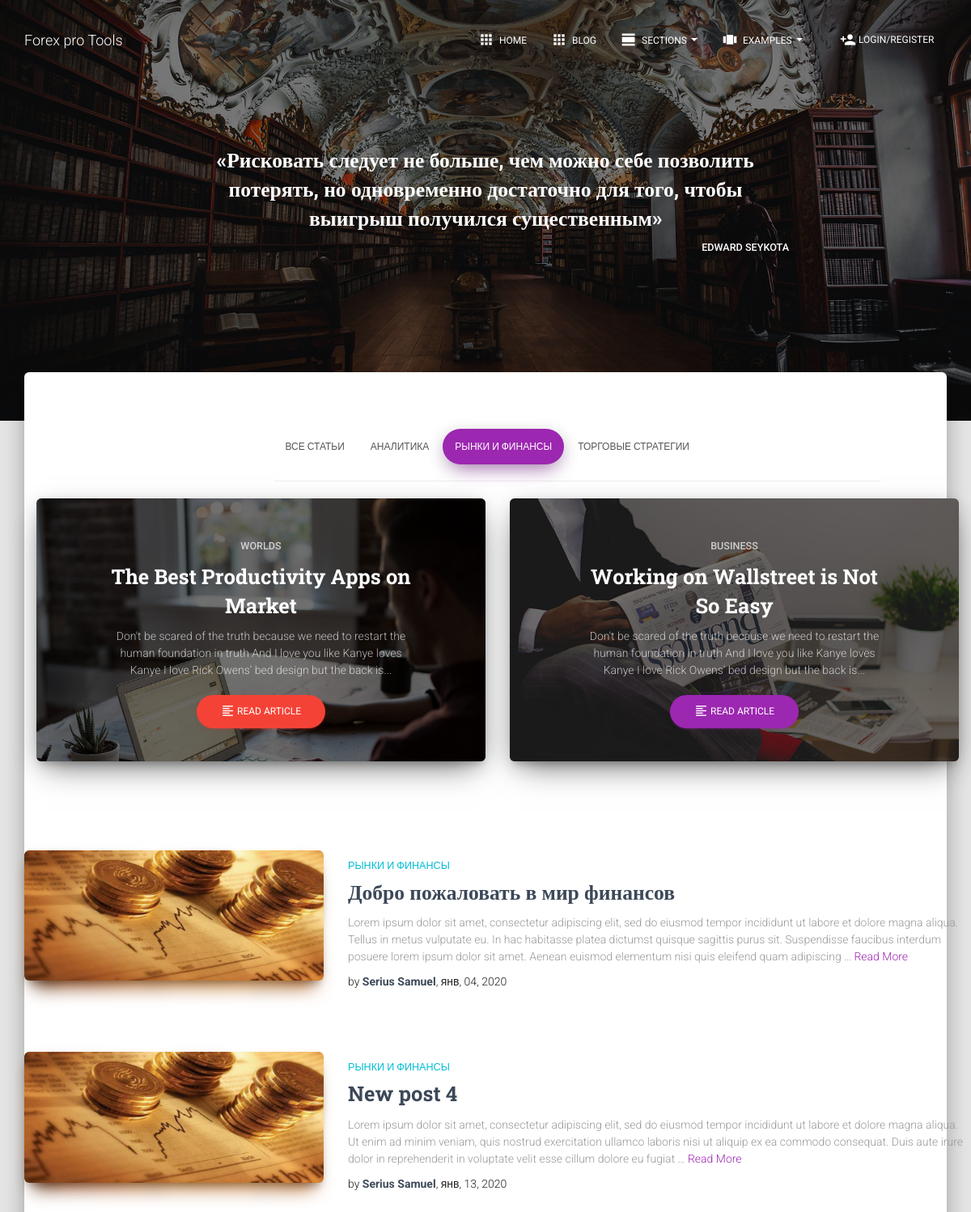
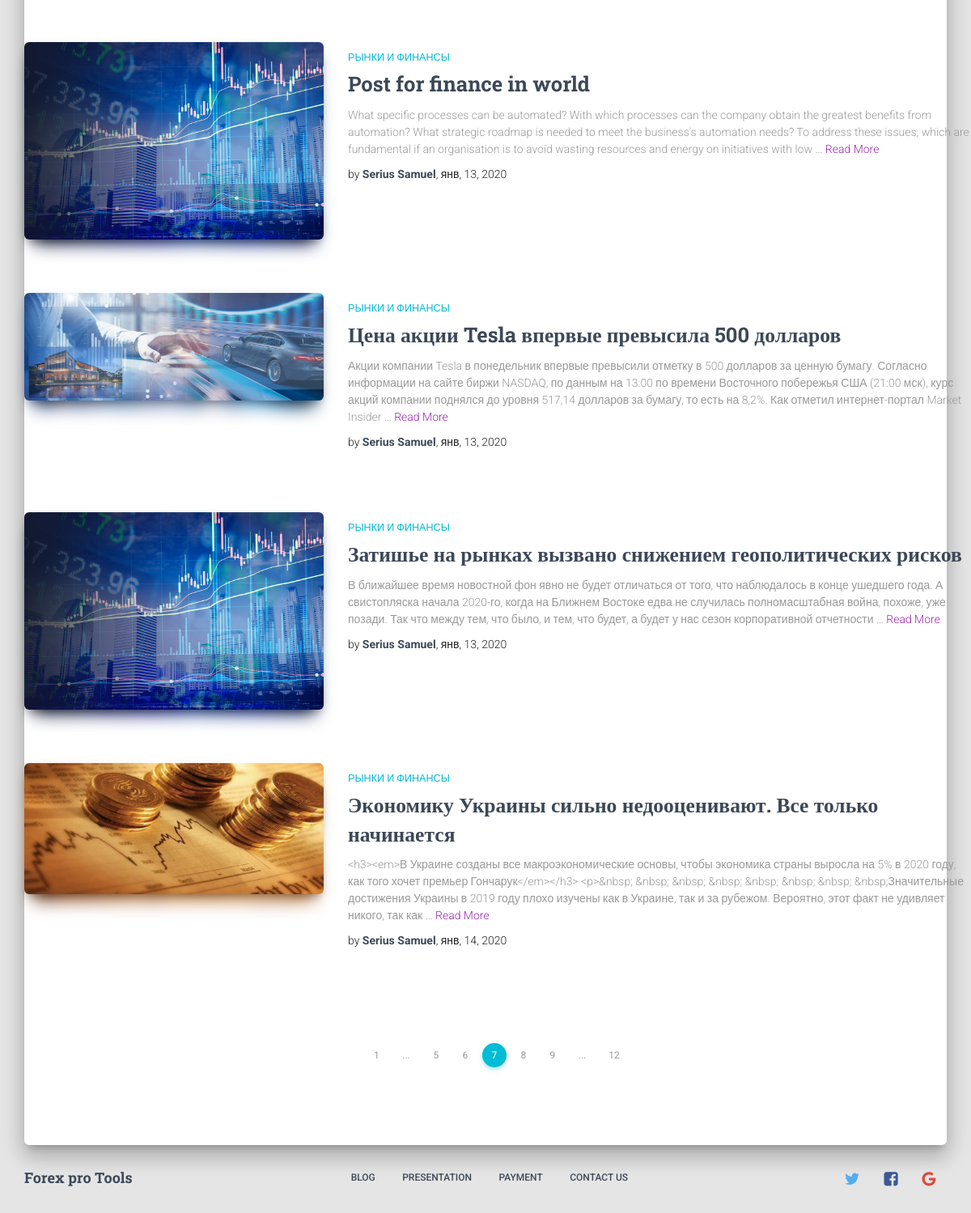
Page /blog/markets-and-finance on the committed database (2 pictures, top to bottom).
### blog/models.py (models this page shows, shortened)
class Category(models.Model):
    name = models.CharField(max_length=150, verbose_name='Имя категории')
    slug = models.SlugField(unique=True, verbose_name='Ссылка категории')
    def get_absolute_url(self):
        return reverse('category_detail', kwargs={'slug': self.slug})
    class Meta:
        verbose_name = 'Категория'
        verbose_name_plural = 'Категории'

class Post(models.Model):
    title = models.CharField(max_length=150, verbose_name='Заголовок статьи')
    slug = models.SlugField(unique=True, blank=True, verbose_name='Ссылка')
    category = models.ForeignKey(Category, on_delete=models.CASCADE, verbose_name='Категория')
    author = models.ForeignKey(User, on_delete=models.CASCADE, verbose_name='Автор поста')
    image_post = models.ImageField(default='post_img/default_post.jpg', upload_to='post_img',
                                   verbose_name='Изображение поста')
    content = RichTextUploadingField(max_length=None, verbose_name='Текст статьи')
    pub_date = models.DateTimeField(auto_now_add=True, verbose_name='Дата публикации')
    likes = models.PositiveIntegerField(default=0, verbose_name='Нравится')
    dislikes = models.PositiveIntegerField(default=0, verbose_name='Не нравится')
    comments = GenericRelation('Comment')
    def get_absolute_url(self):
        return reverse('post_detail', kwargs={'category': self.category.slug, 'slug': self.slug})
    class Meta:
        verbose_name = 'Статья'
        verbose_name_plural = 'Статьи'

### blog/views.py (the view)
# urls.py: path('<slug:slug>', CategoryDetailView.as_view(), name='category_detail')
class CategoryDetailView(DetailView):
    model = Category
    slug_field = 'slug'
    def get_context_data(self, *args, object_list=None, **kwargs):
        context = super().get_context_data(*args, **kwargs)
        context['categories'] = self.model.objects.all()
        context['posts'] = self.get_object().post_set.all()
        return context

### templates/blog/category_detail.html (shortened to what this page needs)
{% extends 'base.html' %}
{% load static %}
{% block content %}
    <div class="section">
        <div class="row">
            <div class="col-md-8 col-md-offset-3 text-center">
                <ul class="nav nav-pills nav-pills-primary">
                    <li><a href="{% url 'post_list' %}">Все статьи</a></li>
                    {% for category in categories %}
                        <li><a href="{{ category.get_absolute_url }}">{{ category.name }}</a></li>
                    {% endfor %}
                </ul>
                <hr>
            </div>
        </div>
        <div class="row">
            <div class="col-md-6">
                <div class="card card-raised card-background"
                     style="background-image: url('../assets/img/examples/office2.jpg')">
                    <div class="card-content">
                        <h6 class="category text-info">Worlds</h6>
                        <a href="#pablo">
                            <h3 class="card-title">The Best Productivity Apps on Market</h3>
                        </a>
                        <p class="card-description">
                            Don't be scared of the truth because we need to restart the human foundation in truth And I
                            love you like Kanye loves Kanye I love Rick Owens’ bed design but the back is...
                        </p>
                        <a href="#pablo" class="btn btn-danger btn-round">
                            <i class="material-icons">format_align_left</i> Read Article
                        </a>
                    </div>
                </div>
            </div>
            <div class="col-md-6">
                <div class="card card-raised card-background"
                     style="background-image: url('../assets/img/examples/blog8.jpg')">
                    <div class="card-content">
                        <h6 class="category text-info">Business</h6>
                        <h3 class="card-title">Working on Wallstreet is Not So Easy</h3>
                        <p class="card-description">
                            Don't be scared of the truth because we need to restart the human foundation in truth And I
                            love you like Kanye loves Kanye I love Rick Owens’ bed design but the back is...
                        </p>
                        <a href="#pablo" class="btn btn-primary btn-round">
                            <i class="material-icons">format_align_left</i> Read Article
                        </a>
                    </div>
                </div>
            </div>
        </div>
        <div class="row">
            <div class="blogs-3">
                <div class="container">
                    <div class="row">
                        {% for post in posts %}
                            <div class="card card-plain card-blog">
                                <div class="row">
                                    <div class="col-md-4">
                                        <div class="card-image">
                                            <img class="img img-raised" src="{{ post.image_post.url }}"/>
                                        </div>
                                    </div>
                                    <div class="col-md-8">
                                        <h6 class="category text-info">{{ post.category.name }}</h6>
                                        <h3 class="card-title">
                                            <a href="{{ post.get_absolute_url }}">{{ post.title }}</a>
                                        </h3>
                                        <p class="card-description">
                                            {{ post.content|truncatewords:50 }}
                                            <a
                                                    href="{{ post.get_absolute_url }}"> Read More </a>
                                        </p>
                                        <p class="author">
                                            by <a
                                                href=""><b>{{ post.author.get_full_name }}</b></a>, {{ post.pub_date|date:'b, d, Y' }}
                                    </div>
                                </div>
                            </div>
                        {% endfor %}
                    </div>
                </div>
            </div>
        </div>
        <div class="row text-center">
            <ul class="pagination pagination-info">
                <li><a href="javascript:void(0);">1</a></li>
                <li><a href="javascript:void(0);">...</a></li>
                <li><a href="javascript:void(0);">5</a></li>
                <li><a href="javascript:void(0);">6</a></li>
                <li class="active"><a href="javascript:void(0);">7</a></li>
                <li><a href="javascript:void(0);">8</a></li>
                <li><a href="javascript:void(0);">9</a></li>
                <li><a href="javascript:void(0);">...</a></li>
                <li><a href="javascript:void(0);">12</a></li>
            </ul>
        </div>
    </div>
{% endblock %}

### rows in the picture
Category: name "АНАЛИТИКА"
Category: name "РЫНКИ И ФИНАНСЫ"
Category: name "ТОРГОВЫЕ СТРАТЕГИИ"
Post: image_post (placeholder picture), category.name "РЫНКИ И ФИНАНСЫ", title "Добро пожаловать в мир финансов", content "Lorem ipsum dolor sit amet, consectetur adipiscing elit, sed do eiusmod tempor incididunt ut labore et dolore magna aliqua. Tellus in metus vulputate eu. In hac habitasse platea dictumst quisque sagittis purus sit. Suspendisse faucibus interdum posuere lorem ipsum dolor sit amet. Aenean euismod elementum nisi quis eleifend quam adipiscing …", author.get_full_name "Serius Samuel", pub_date "янв, 04, 2020"
Post: image_post (placeholder picture), category.name "РЫНКИ И ФИНАНСЫ", title "New post 4", content "Lorem ipsum dolor sit amet, consectetur adipiscing elit, sed do eiusmod tempor incididunt ut labore et dolore magna aliqua. Ut enim ad minim veniam, quis nostrud exercitation ullamco laboris nisi ut aliquip ex ea commodo consequat. Duis aute irure dolor in reprehenderit in voluptate velit esse cillum dolore eu fugiat …", author.get_full_name "Serius Samuel", pub_date "янв, 13, 2020"
Post: image_post (picture), category.name "РЫНКИ И ФИНАНСЫ", title "Post for finance in world", content "What specific processes can be automated? With which processes can the company obtain the greatest benefits from automation? What strategic roadmap is needed to meet the business's automation needs? To address these issues, which are fundamental if an organisation is to avoid wasting resources and energy on initiatives with low …", author.get_full_name "Serius Samuel", pub_date "янв, 13, 2020"
Post: image_post (picture), category.name "РЫНКИ И ФИНАНСЫ", title "Цена акции Tesla впервые превысила 500 долларов", content "Акции компании Tesla в понедельник впервые превысили отметку в 500 долларов за ценную бумагу. Согласно информации на сайте биржи NASDAQ, по данным на 13:00 по времени Восточного побережья США (21:00 мск), курс акций компании поднялся до уровня 517,14 долларов за бумагу, то есть на 8,2%. Как отметил интернет-портал Market Insider …", author.get_full_name "Serius Samuel", pub_date "янв, 13, 2020"
Post: image_post (picture), category.name "РЫНКИ И ФИНАНСЫ", title "Затишье на рынках вызвано снижением геополитических рисков", content "В ближайшее время новостной фон явно не будет отличаться от того, что наблюдалось в конце ушедшего года. А свистопляска начала 2020-го, когда на Ближнем Востоке едва не случилась полномасштабная война, похоже, уже позади. Так что между тем, что было, и тем, что будет, а будет у нас сезон корпоративной отчетности …", author.get_full_name "Serius Samuel", pub_date "янв, 13, 2020"
Post: image_post (placeholder picture), category.name "РЫНКИ И ФИНАНСЫ", title "Экономику Украины сильно недооценивают. Все только начинается", content "<h3><em>В Украине созданы все макроэкономические основы, чтобы экономика страны выросла на 5% в 2020 году, как того хочет премьер Гончарук</em></h3> <p>&nbsp; &nbsp; &nbsp; &nbsp; &nbsp; &nbsp; &nbsp; &nbsp;Значительные достижения Украины в 2019 году плохо изучены как в Украине, так и за рубежом. Вероятно, этот факт не удивляет никого, так как …", author.get_full_name "Serius Samuel", pub_date "янв, 14, 2020"
